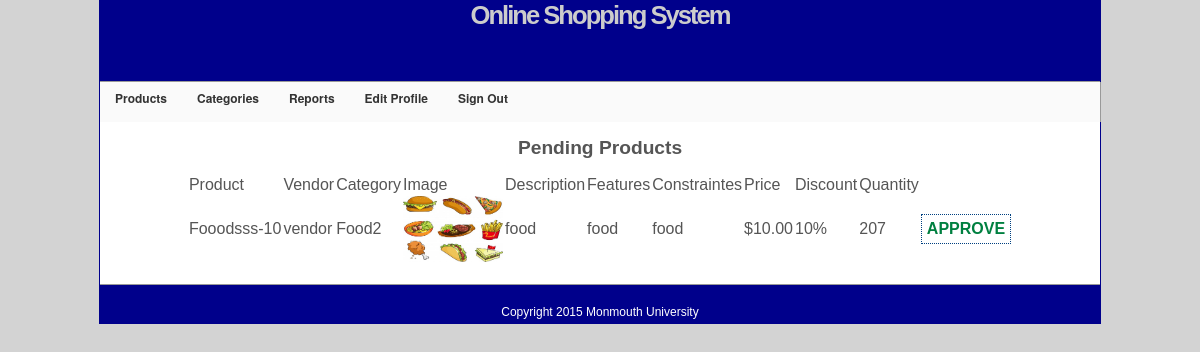
/pending_product_report.php (signed in), run on an earlier commit of the app's database.
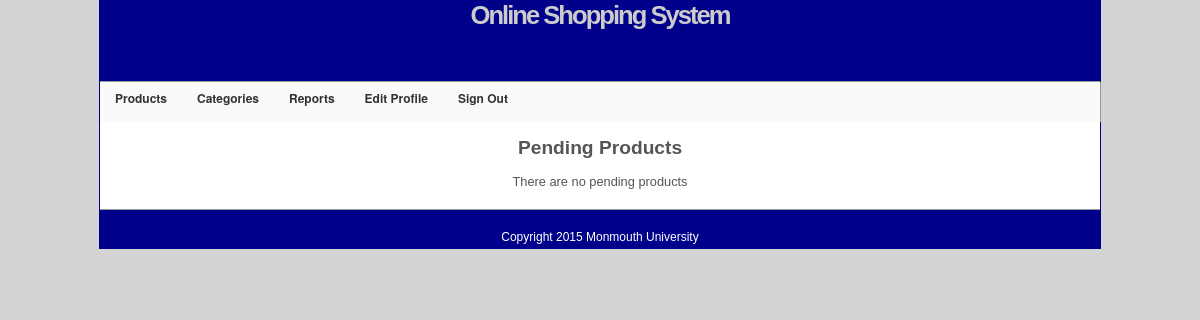
And on a later commit of the database.
### tables this page shows
CREATE TABLE IF NOT EXISTS `product` (
  `productid` int(11) NOT NULL AUTO_INCREMENT,
  `category` varchar(25) NOT NULL,
  `productname` varchar(25) NOT NULL,
  `vendorid` varchar(25) NOT NULL,
  `description` varchar(200) NOT NULL,
  `price` float NOT NULL,
  `productnumber` int(11) NOT NULL,
  `features` varchar(100) NOT NULL,
  `image` varchar(300) NOT NULL,
  `constraints` varchar(100) NOT NULL,
  `discount` int(3) NOT NULL,
  `approved` varchar(1) NOT NULL COMMENT 'p= pending, a=approved, r=removed',
  `quantity` int(10) NOT NULL,
  PRIMARY KEY (`productid`)
);

### includes/sql_queries.php (the view, shortened to what the changed rows need)
<?php
    function selectAllProductsQuery() {
      return 'SELECT * FROM '.PRODUCT_TABLE::$NAME;
    }
    function selectPendingProducts($dbc) {
      $q = selectAllProductsQuery().' WHERE '.PRODUCT_TABLE::$APPROVED.'=\'p\''
                                   .' ORDER BY '.PRODUCT_TABLE::$PROD_NAME.' DESC;';
      $r = mysqli_query($dbc, $q);
      if($r) {
        $array = array();
        while ($row = mysqli_fetch_assoc($r)) {
            $array[] = $row;
        }
        return $array;
      }
      return array();
    }
    function productRow($product, $includeVendorID) {
      echo '<td>'.$product[PRODUCT_TABLE::$PROD_NAME].'-'.$product[PRODUCT_TABLE::$PROD_NUMBER].'</td>';
      if($includeVendorID) {
        echo '<td>'.$product[PRODUCT_TABLE::$VEND_ID].'</td>';
      }
      echo '<td>'.$product[PRODUCT_TABLE::$CATEGORY].'</td>';
      echo '<td><img src="images/'.$product[PRODUCT_TABLE::$IMAGE].'" height="66" width="100" /></td>';
      echo '<td>'.$product[PRODUCT_TABLE::$DESCRIPTION].'</td>';
      echo '<td>'.$product[PRODUCT_TABLE::$FEATURES].'</td>';
      echo '<td>'.$product[PRODUCT_TABLE::$CONSTRAINTS].'</td>';
      echo '<td>$'.number_format($product[PRODUCT_TABLE::$PRICE],2).'</td>';
      echo '<td>'.$product[PRODUCT_TABLE::$DISCOUNT].'%</td>';
      echo '<td>'.$product[PRODUCT_TABLE::$QUANTITY].'</td>';
    }
    function pendingProductRow($product, $includeVendorID, $returnPage) {
      echo '<tr>';
      productRow($product, $includeVendorID);
      echo '<td><input type="button" value="APPROVE" onclick="approveProduct(\''
                            .$product[PRODUCT_TABLE::$PROD_ID].'\',\''.$returnPage.'\')" /></td>';
      echo '</tr>';
    }
?>

### pending_product_report.php (shortened to what the changed rows need)
<html>
<?php
    include("includes/sql_queries.php");
    function tableHeader() {
      echo '<tr>';
      echo '<td>Product</td>';
      echo '<td>Vendor</td>';
      echo '<td>Category</td>';
      echo '<td>Image</td>';
      echo '<td>Description</td>';
      echo '<td>Features</td>';
      echo '<td>Constraintes</td>';
      echo '<td>Price</td>';
      echo '<td>Discount</td>';
      echo '<td>Quantity</td>';
      echo '</tr>';
    }
?>
<head>
</head>
<body>
    <div id = "container">
    <?php include("includes/header.php"); ?>
    <div id="content" align="center">
    <br>
    <h2>Pending Products</h2>
    <br>
      <?php
        include("dbc.php");
        $products = selectPendingProducts($dbc);
        if(empty($products)) {
          echo "There are no pending products";
        }else {
          echo "<table align=center>";
          tableHeader();
          foreach($products as $product) {
            pendingProductRow($product, true, 'pending_product_report.php');
          }
          echo "</table>";
        }
      ?>
    </div>
    <?php include("includes/footer.php"); ?>
    </div>
</body>
</html>

### includes/header.php (shortened to what the changed rows need)
<html>
  <head><link rel = "stylesheet" href = "includes/style.css" type = "text/css" media = "screen" /></head>
<body>
	<div id = "header"><h2>Online Shopping System</h2></div>
  <nav id="primary_nav_wrap">
    <ul>
<?php
  function makeNav($navArray) {
    for($i = 0; $i < sizeof($navArray); $i++ ) {
      echo '<li>';
      if(!is_array($navArray[$i])) {
        echo $navArray[$i];
      }
      if(($i+1) < sizeof($navArray) && is_array($navArray[$i+1])) {
        $i++;
        makeNav($navArray[$i]);
      }
      echo '</li>';
    }
  }
  	$prods[] = array();
	$prods[] = '<a href="products.php">View Products</a>';
	$prods[] = '<a href="itemsearch.php">Search Products</a>';
  $no_user = array();
	$no_user[] = '<a href="#">Products</a>';
	$no_user[] = $prods;
  $no_user[] = '<a href="signin.php">Sign In</a>';
  $customer = array();
	$customer[] = '<a href="#">Products</a>';
	$customer[] = $prods;
  $customer[] = '<a href="shopping_cart.php">Shopping Cart</a>';
  $customer[] = '<a href="recent_orders.php">My Orders</a>';
  $customer[] = '<a href="edit_profile.php">Edit Profile</a>';
  $customer[] = '<a href="signout.php">Sign Out</a>';
  $vendorApproved = array();
  $vendorApproved[] = '<a href="#">Products</a>';
	$vendorApproved[] = $prods;
  $vendorApproved[] = '<a href="addproduct.php">Add Product</a>';
  $vendorApproved[] = '<a href="#">Reports</a>';
  $saleReports = array();
  $saleReports[] = '<a href="vendor_sale_reports.php">Sale Reports</a>';
  $saleReports[] = '<a href="vendor_quantities.php">View Products</a>';
  $vendorApproved[] = $saleReports;
  $vendorApproved[] = '<a href="shopping_cart.php">Shopping Cart</a>';
  $vendorApproved[] = '<a href="recent_orders.php">My Orders</a>';
  $vendorApproved[] = '<a href="edit_profile.php">Edit Profile</a>';
  $vendorApproved[] = '<a href="signout.php">Sign Out</a>';
  $admin = array();
  $admin[] = '<a href="#">Products</a>';
	$admin[] = $prods;
  $admin[] = '<a href="#">Categories</a>';
  $categories = array();
  $categories[] = '<a href="addcategory.php">Add Category</a>';
  $categories[] = '<a href="removecategory.php">Remove Category</a>';
  $admin[] = $categories;
  $admin[] = '<a href="#">Reports</a>';
  $reports = array();
  $reports[] = '<a href="customer_report.php">User Information</a>';
  $reports[] = '<a href="pending_product_report.php">Pending Products</a>';
  $reports[] = '<a href="pending_vendors.php">Pending Vendors</a>';
  $reports[] = '<a href="vendor_report.php">Vendors</a>';
  $reports[] = '<a href="sales_report.php">Sales</a>';
  $admin[] = $reports;
  $admin[] = '<a href="edit_profile.php">Edit Profile</a>';
  $admin[] = '<a href="signout.php">Sign Out</a>';
  require_once("sql_queries.php");
  if(isset($_COOKIE[USER_TABLE::$ROLE])) {
    $role = $_COOKIE[USER_TABLE::$ROLE];
    if($role == USER_TABLE::$ROLE_ADMIN) {
      $selected = $admin;
    }
    elseif ($role == USER_TABLE::$ROLE_VENDOR && $_COOKIE[USER_TABLE::$APPROVED]) {
      $selected = $vendorApproved;
    } else if($role == USER_TABLE::$ROLE_VENDOR && !$_COOKIE[USER_TABLE::$APPROVED]) {
      $selected = $customer;
    } elseif ($role == USER_TABLE::$ROLE_USER) {
      $selected = $customer;
    } else {
      $selected = $no_user;
    }
  } else {
    $selected = $no_user;
  }
  makeNav($selected);
?>
		</ul>
    </nav>
</body>
</html>

What changed in the data, as far as the page shows it:
no longer on this page (row edited): product: productname "Fooodsss", productnumber "10", vendorid "vendor", category "Food2", image (picture), description "food", features "food", constraints "food", price "10.00", discount "10", quantity "207"
Also different on the page:
text no longer shown: "Product Vendor Category Image Description Features Constraintes Price Discount Quantity"
text now shown: "There are no pending products"
